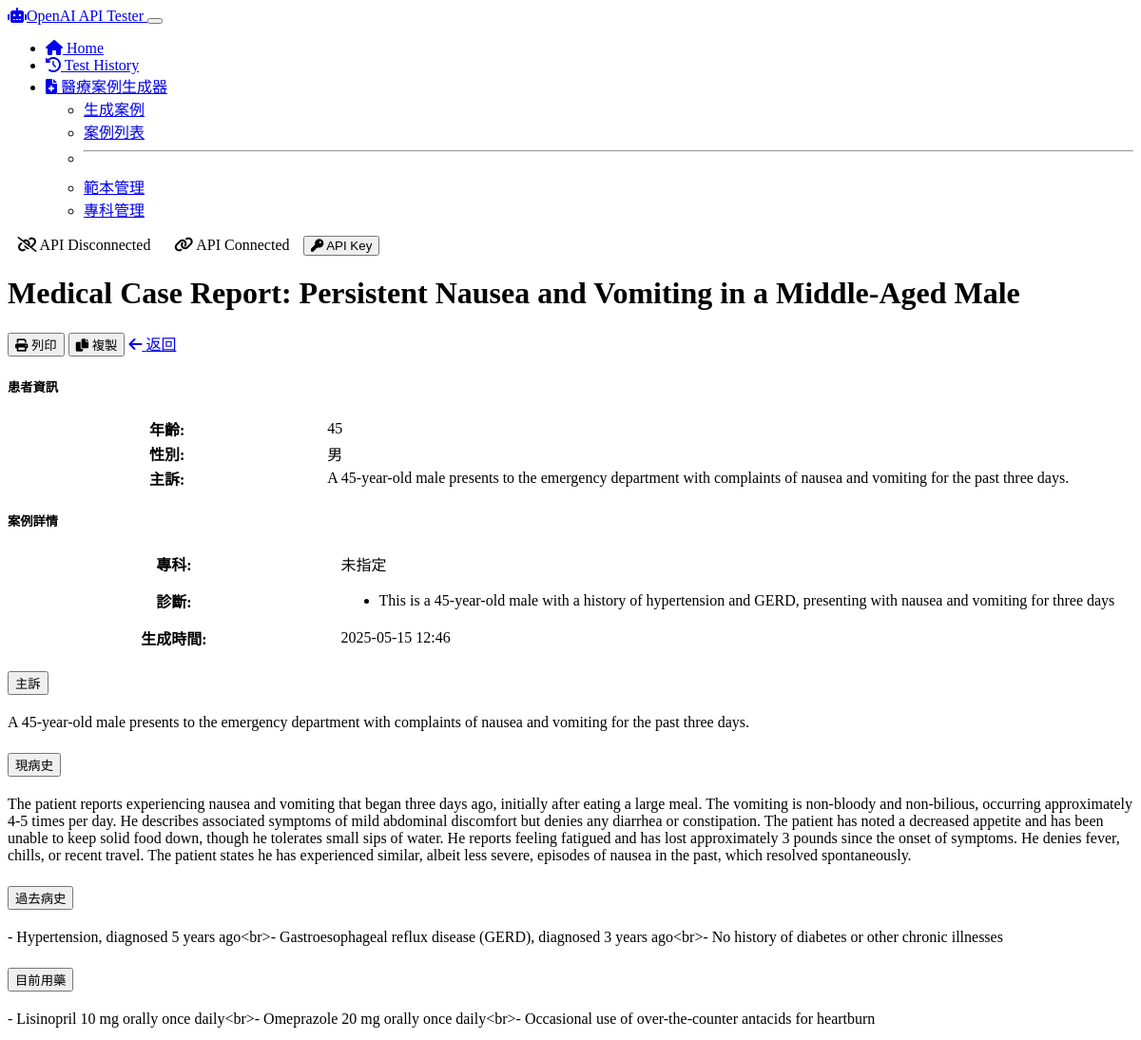
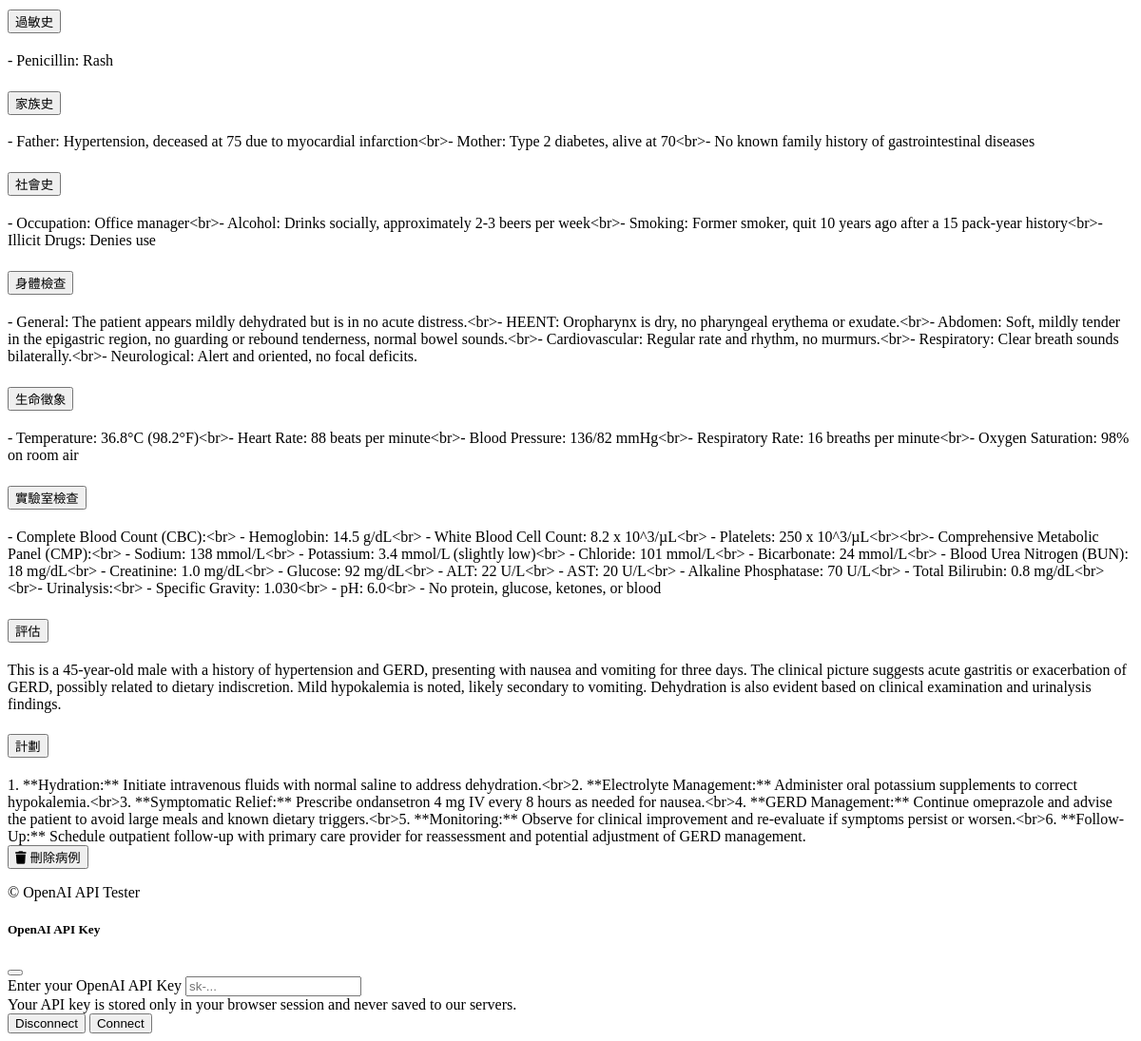
The app's page /medical/case/4 with its own data (2 pictures, top to bottom).
### models/medical_case.py (models this page shows, shortened)
class MedicalCase(db.Model):
    id = db.Column(db.Integer, primary_key=True)
    title = db.Column(db.String(200), nullable=False)
    patient_age = db.Column(db.Integer, nullable=True)
    patient_gender = db.Column(db.String(20), nullable=True)
    chief_complaint = db.Column(db.Text, nullable=False)
    history_present_illness = db.Column(db.Text, nullable=True)
    past_medical_history = db.Column(db.Text, nullable=True)
    medications = db.Column(db.Text, nullable=True)
    allergies = db.Column(db.Text, nullable=True)
    family_history = db.Column(db.Text, nullable=True)
    social_history = db.Column(db.Text, nullable=True)
    physical_examination = db.Column(db.Text, nullable=True)
    vital_signs = db.Column(db.Text, nullable=True)
    laboratory_results = db.Column(db.Text, nullable=True)
    imaging_results = db.Column(db.Text, nullable=True)
    assessment = db.Column(db.Text, nullable=True)
    plan = db.Column(db.Text, nullable=True)
    specialty_id = db.Column(db.Integer, db.ForeignKey('medical_specialty.id'), nullable=True)
    diagnoses = db.relationship('Diagnosis', backref='case', lazy=True, cascade="all, delete-orphan")
    prompt_used = db.Column(db.Text, nullable=True)
    system_message = db.Column(db.Text, nullable=True)
    ai_model = db.Column(db.String(50), nullable=True)
    created_at = db.Column(db.DateTime, default=datetime.utcnow)
    updated_at = db.Column(db.DateTime, default=datetime.utcnow, onupdate=datetime.utcnow)

class Diagnosis(db.Model):
    id = db.Column(db.Integer, primary_key=True)
    name = db.Column(db.String(200), nullable=False)
    description = db.Column(db.Text, nullable=True)
    icd_code = db.Column(db.String(20), nullable=True) # International Classification of Diseases code
    case_id = db.Column(db.Integer, db.ForeignKey('medical_case.id'), nullable=False)

### routes/medical_routes.py (the view)
@app.route('/medical/case/<int:id>', methods=['GET'])
def view_case(id):
    case = MedicalCase.query.get_or_404(id)
    return render_template('medical/view_case.html', case=case)

### app.py (called while the page is built)
@app.template_filter('nl2br')
def nl2br(value):
    if value:
        return value.replace('\n', '<br>')
    return value

### templates/medical/view_case.html (shortened to what this page needs)
{% extends 'layout.html' %}
{% block content %}
<div class="container py-4">
    <div class="mb-4 d-flex justify-content-between align-items-center">
        <h1>{{ case.title }}</h1>
        <div>
            <button class="btn btn-outline-secondary" id="printCaseBtn">
                <i class="fas fa-print me-1"></i> 列印
            </button>
            <button class="btn btn-outline-primary" id="copyCaseBtn">
                <i class="fas fa-copy me-1"></i> 複製
            </button>
            <a href="{{ url_for('list_cases') }}" class="btn btn-outline-secondary">
                <i class="fas fa-arrow-left me-1"></i> 返回
            </a>
        </div>
    </div>
    <div class="row mb-4">
        <div class="col-md-6">
            <div class="card h-100">
                <div class="card-header">
                    <h5 class="card-title mb-0">患者資訊</h5>
                </div>
                <div class="card-body">
                    <table class="table table-sm">
                        <tr>
                            <th width="30%">年齡:</th>
                            <td>{{ case.patient_age }}</td>
                        </tr>
                        <tr>
                            <th>性別:</th>
                            <td>{{ case.patient_gender }}</td>
                        </tr>
                        <tr>
                            <th>主訴:</th>
                            <td>{{ case.chief_complaint }}</td>
                        </tr>
                    </table>
                </div>
            </div>
        </div>
        <div class="col-md-6">
            <div class="card h-100">
                <div class="card-header">
                    <h5 class="card-title mb-0">案例詳情</h5>
                </div>
                <div class="card-body">
                    <table class="table table-sm">
                        <tr>
                            <th width="30%">專科:</th>
                            <td>{{ case.specialty.name if case.specialty else "未指定" }}</td>
                        </tr>
                        <tr>
                            <th>診斷:</th>
                            <td>
                                {% if case.diagnoses %}
                                    <ul class="mb-0 ps-3">
                                        {% for diagnosis in case.diagnoses %}
                                            <li>{{ diagnosis.name }}</li>
                                        {% endfor %}
                                    </ul>
                                {% else %}
                                    未指定
                                {% endif %}
                            </td>
                        </tr>
                        <tr>
                            <th>生成時間:</th>
                            <td>{{ case.created_at.strftime('%Y-%m-%d %H:%M') }}</td>
                        </tr>
                    </table>
                </div>
            </div>
        </div>
    </div>
    <div class="accordion shadow-sm" id="caseContentAccordion">
        {% if case.chief_complaint %}
        <div class="accordion-item">
            <h2 class="accordion-header" id="heading_chief_complaint">
                <button class="accordion-button" type="button" data-bs-toggle="collapse" data-bs-target="#collapse_chief_complaint" aria-expanded="true" aria-controls="collapse_chief_complaint">
                    主訴
                </button>
            </h2>
            <div id="collapse_chief_complaint" class="accordion-collapse collapse show" aria-labelledby="heading_chief_complaint" data-bs-parent="#caseContentAccordion">
                <div class="accordion-body">
                    {{ case.chief_complaint | nl2br }}
                </div>
            </div>
        </div>
        {% endif %}
        {% if case.history_present_illness %}
        <div class="accordion-item">
            <h2 class="accordion-header" id="heading_hpi">
                <button class="accordion-button collapsed" type="button" data-bs-toggle="collapse" data-bs-target="#collapse_hpi" aria-expanded="false" aria-controls="collapse_hpi">
                    現病史
                </button>
            </h2>
            <div id="collapse_hpi" class="accordion-collapse collapse" aria-labelledby="heading_hpi" data-bs-parent="#caseContentAccordion">
                <div class="accordion-body">
                    {{ case.history_present_illness | nl2br }}
                </div>
            </div>
        </div>
        {% endif %}
        {% if case.past_medical_history %}
        <div class="accordion-item">
            <h2 class="accordion-header" id="heading_pmh">
                <button class="accordion-button collapsed" type="button" data-bs-toggle="collapse" data-bs-target="#collapse_pmh" aria-expanded="false" aria-controls="collapse_pmh">
                    過去病史
                </button>
            </h2>
            <div id="collapse_pmh" class="accordion-collapse collapse" aria-labelledby="heading_pmh" data-bs-parent="#caseContentAccordion">
                <div class="accordion-body">
                    {{ case.past_medical_history | nl2br }}
                </div>
            </div>
        </div>
        {% endif %}
        {% if case.medications %}
        <div class="accordion-item">
            <h2 class="accordion-header" id="heading_meds">
                <button class="accordion-button collapsed" type="button" data-bs-toggle="collapse" data-bs-target="#collapse_meds" aria-expanded="false" aria-controls="collapse_meds">
                    目前用藥
                </button>
            </h2>
            <div id="collapse_meds" class="accordion-collapse collapse" aria-labelledby="heading_meds" data-bs-parent="#caseContentAccordion">
                <div class="accordion-body">
                    {{ case.medications | nl2br }}
                </div>
            </div>
        </div>
        {% endif %}
        {% if case.allergies %}
        <div class="accordion-item">
            <h2 class="accordion-header" id="heading_allergies">
                <button class="accordion-button collapsed" type="button" data-bs-toggle="collapse" data-bs-target="#collapse_allergies" aria-expanded="false" aria-controls="collapse_allergies">
                    過敏史
                </button>
            </h2>
            <div id="collapse_allergies" class="accordion-collapse collapse" aria-labelledby="heading_allergies" data-bs-parent="#caseContentAccordion">
                <div class="accordion-body">
                    {{ case.allergies | nl2br }}
                </div>
            </div>
        </div>
        {% endif %}
        {% if case.family_history %}
        <div class="accordion-item">
            <h2 class="accordion-header" id="heading_fam_hx">
                <button class="accordion-button collapsed" type="button" data-bs-toggle="collapse" data-bs-target="#collapse_fam_hx" aria-expanded="false" aria-controls="collapse_fam_hx">
                    家族史
                </button>
            </h2>
            <div id="collapse_fam_hx" class="accordion-collapse collapse" aria-labelledby="heading_fam_hx" data-bs-parent="#caseContentAccordion">
                <div class="accordion-body">
                    {{ case.family_history | nl2br }}
                </div>
            </div>
        </div>
        {% endif %}
        {% if case.social_history %}
        <div class="accordion-item">
            <h2 class="accordion-header" id="heading_soc_hx">
                <button class="accordion-button collapsed" type="button" data-bs-toggle="collapse" data-bs-target="#collapse_soc_hx" aria-expanded="false" aria-controls="collapse_soc_hx">
                    社會史
                </button>
            </h2>
            <div id="collapse_soc_hx" class="accordion-collapse collapse" aria-labelledby="heading_soc_hx" data-bs-parent="#caseContentAccordion">
                <div class="accordion-body">
                    {{ case.social_history | nl2br }}
                </div>
            </div>
        </div>
        {% endif %}
        {% if case.physical_examination %}
        <div class="accordion-item">
            <h2 class="accordion-header" id="heading_pe">
                <button class="accordion-button collapsed" type="button" data-bs-toggle="collapse" data-bs-target="#collapse_pe" aria-expanded="false" aria-controls="collapse_pe">
                    身體檢查
                </button>
            </h2>
            <div id="collapse_pe" class="accordion-collapse collapse" aria-labelledby="heading_pe" data-bs-parent="#caseContentAccordion">
                <div class="accordion-body">
                    {{ case.physical_examination | nl2br }}
                </div>
            </div>
        </div>
        {% endif %}
        {% if case.vital_signs %}
        <div class="accordion-item">
            <h2 class="accordion-header" id="heading_vitals">
                <button class="accordion-button collapsed" type="button" data-bs-toggle="collapse" data-bs-target="#collapse_vitals" aria-expanded="false" aria-controls="collapse_vitals">
                    生命徵象
                </button>
            </h2>
            <div id="collapse_vitals" class="accordion-collapse collapse" aria-labelledby="heading_vitals" data-bs-parent="#caseContentAccordion">
                <div class="accordion-body">
                    {{ case.vital_signs | nl2br }}
                </div>
            </div>
        </div>
        {% endif %}
        {% if case.laboratory_results %}
        <div class="accordion-item">
            <h2 class="accordion-header" id="heading_labs">
                <button class="accordion-button collapsed" type="button" data-bs-toggle="collapse" data-bs-target="#collapse_labs" aria-expanded="false" aria-controls="collapse_labs">
                    實驗室檢查
                </button>
            </h2>
            <div id="collapse_labs" class="accordion-collapse collapse" aria-labelledby="heading_labs" data-bs-parent="#caseContentAccordion">
                <div class="accordion-body">
                    {{ case.laboratory_results | nl2br }}
                </div>
            </div>
        </div>
        {% endif %}
        {% if case.assessment %}
        <div class="accordion-item">
            <h2 class="accordion-header" id="heading_assessment">
                <button class="accordion-button collapsed" type="button" data-bs-toggle="collapse" data-bs-target="#collapse_assessment" aria-expanded="false" aria-controls="collapse_assessment">
                    評估
                </button>
            </h2>
            <div id="collapse_assessment" class="accordion-collapse collapse" aria-labelledby="heading_assessment" data-bs-parent="#caseContentAccordion">
                <div class="accordion-body">
                    {{ case.assessment | nl2br }}
                </div>
            </div>
        </div>
        {% endif %}
        {% if case.plan %}
        <div class="accordion-item">
            <h2 class="accordion-header" id="heading_plan">
                <button class="accordion-button collapsed" type="button" data-bs-toggle="collapse" data-bs-target="#collapse_plan" aria-expanded="false" aria-controls="collapse_plan">
                    計劃
                </button>
            </h2>
            <div id="collapse_plan" class="accordion-collapse collapse" aria-labelledby="heading_plan" data-bs-parent="#caseContentAccordion">
                <div class="accordion-body">
                    {{ case.plan | nl2br }}
                </div>
            </div>
        </div>
        {% endif %}
    </div>
    <div class="mt-4 text-end">
        <form action="{{ url_for('delete_case', id=case.id) }}" method="POST" onsubmit="return confirm('確定要刪除這個病例嗎？此操作無法撤銷。');">
            <button type="submit" class="btn btn-danger">
                <i class="fas fa-trash me-1"></i> 刪除病例
            </button>
        </form>
    </div>
</div>
{% endblock %}

### static/css/custom.css (style rules this page uses)
.table { border-collapse: separate; border-spacing: 0; }

### records on screen
MedicalCase: title "Medical Case Report: Persistent Nausea and Vomiting in a Middle-Aged Male", patient_age "45", patient_gender "男", chief_complaint "A 45-year-old male presents to the emergency department with complaints of nausea and vomiting for the past three days.", created_at "2025-05-15 12:46", history_present_illness "The patient reports experiencing nausea and vomiting that began three days ago, initially after eating a large meal. The vomiting is non-bloody and non-bilious, occurring approximately 4-5 times per day. He describes associated symptoms of mild abdominal discomfort but denies any diarrhea or constipation. The patient has noted a decreased appetite and has been unable to keep solid food down, though he tolerates small sips of water. He reports feeling fatigued and has lost approximately 3 pounds since the onset of symptoms. He denies fever, chills, or recent travel. The patient states he has experienced similar, albeit less severe, episodes of nausea in the past, which resolved spontaneously.", past_medical_history "- Hypertension, diagnosed 5 years ago<br>- Gastroesophageal reflux disease (GERD), diagnosed 3 years ago<br>- No history of diabetes or other chronic illnesses", medications "- Lisinopril 10 mg orally once daily<br>- Omeprazole 20 mg orally once daily<br>- Occasional use of over-the-counter antacids for heartburn", allergies "- Penicillin: Rash", family_history "- Father: Hypertension, deceased at 75 due to myocardial infarction<br>- Mother: Type 2 diabetes, alive at 70<br>- No known family history of gastrointestinal diseases", social_history "- Occupation: Office manager<br>- Alcohol: Drinks socially, approximately 2-3 beers per week<br>- Smoking: Former smoker, quit 10 years ago after a 15 pack-year history<br>- Illicit Drugs: Denies use", physical_examination "- General: The patient appears mildly dehydrated but is in no acute distress.<br>- HEENT: Oropharynx is dry, no pharyngeal erythema or exudate.<br>- Abdomen: Soft, mildly tender in the epigastric region, no guarding or rebound tenderness, normal bowel sounds.<br>- Cardiovascular: Regular rate and rhythm, no murmurs.<br>- Respiratory: Clear breath sounds bilaterally.<br>- Neurological: Alert and oriented, no focal deficits.", vital_signs "- Temperature: 36.8°C (98.2°F)<br>- Heart Rate: 88 beats per minute<br>- Blood Pressure: 136/82 mmHg<br>- Respiratory Rate: 16 breaths per minute<br>- Oxygen Saturation: 98% on room air", laboratory_results "- Complete Blood Count (CBC):<br> - Hemoglobin: 14.5 g/dL<br> - White Blood Cell Count: 8.2 x 10^3/µL<br> - Platelets: 250 x 10^3/µL<br><br>- Comprehensive Metabolic Panel (CMP):<br> - Sodium: 138 mmol/L<br> - Potassium: 3.4 mmol/L (slightly low)<br> - Chloride: 101 mmol/L<br> - Bicarbonate: 24 mmol/L<br> - Blood Urea Nitrogen (BUN): 18 mg/dL<br> - Creatinine: 1.0 mg/dL<br> - Glucose: 92 mg/dL<br> - ALT: 22 U/L<br> - AST: 20 U/L<br> - Alkaline Phosphatase: 70 U/L<br> - Total Bilirubin: 0.8 mg/dL<br><br>- Urinalysis:<br> - Specific Gravity: 1.030<br> - pH: 6.0<br> - No protein, glucose, ketones, or blood", assessment "This is a 45-year-old male with a history of hypertension and GERD, presenting with nausea and vomiting for three days. The clinical picture suggests acute gastritis or exacerbation of GERD, possibly related to dietary indiscretion. Mild hypokalemia is noted, likely secondary to vomiting. Dehydration is also evident based on clinical examination and urinalysis findings.", plan "1. **Hydration:** Initiate intravenous fluids with normal saline to address dehydration.<br>2. **Electrolyte Management:** Administer oral potassium supplements to correct hypokalemia.<br>3. **Symptomatic Relief:** Prescribe ondansetron 4 mg IV every 8 hours as needed for nausea.<br>4. **GERD Management:** Continue omeprazole and advise the patient to avoid large meals and known dietary triggers.<br>5. **Monitoring:** Observe for clinical improvement and re-evaluate if symptoms persist or worsen.<br>6. **Follow-Up:** Schedule outpatient follow-up with primary care provider for reassessment and potential adjustment of GERD management."
Diagnosis: name "This is a 45-year-old male with a history of hypertension and GERD, presenting with nausea and vomiting for three days"

### other values on screen
{{ case.specialty.name if case.specialty else "未指定" }} "未指定"
